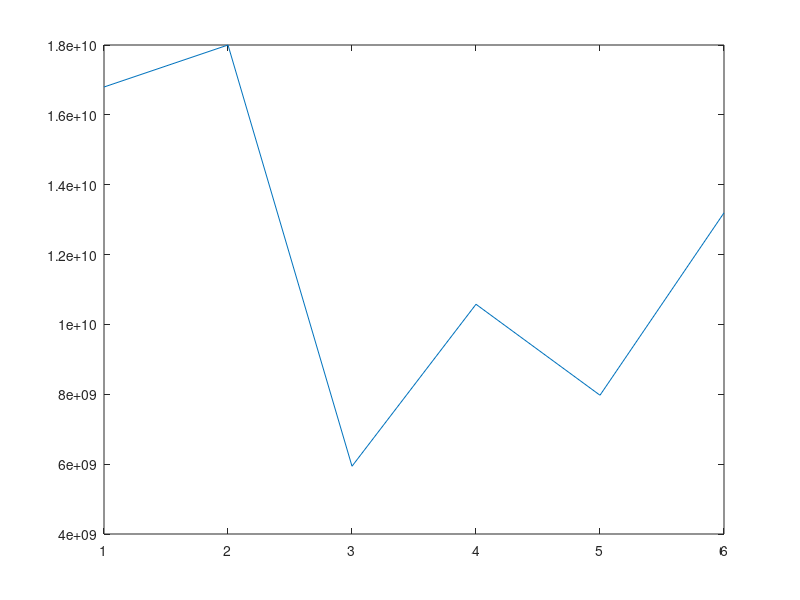

MATLAB code for this plot:
clear all
close all

price = [299950, 299995, 299995, 294995, 299900, 299900];
miles = [56000, 60000, 19800, 35856, 26585, 44000];

score = price.*miles;

plot(score)

